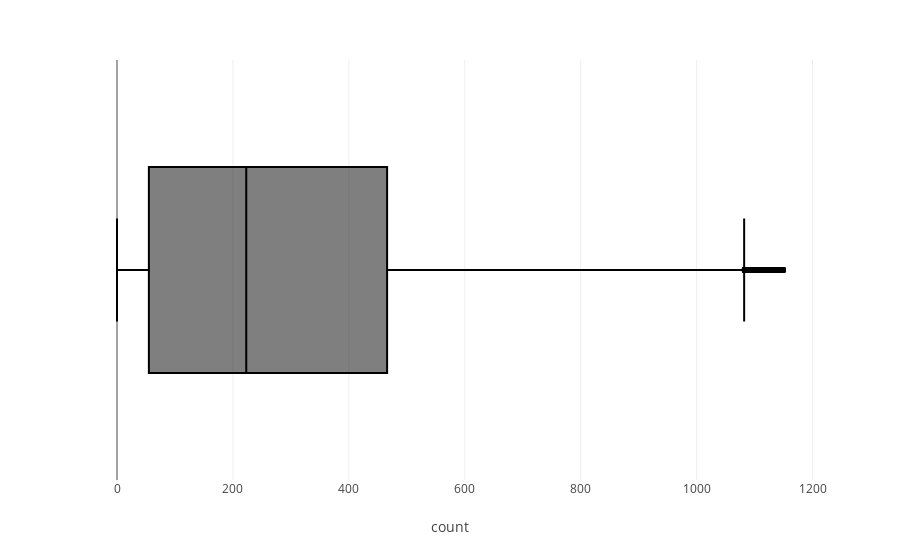
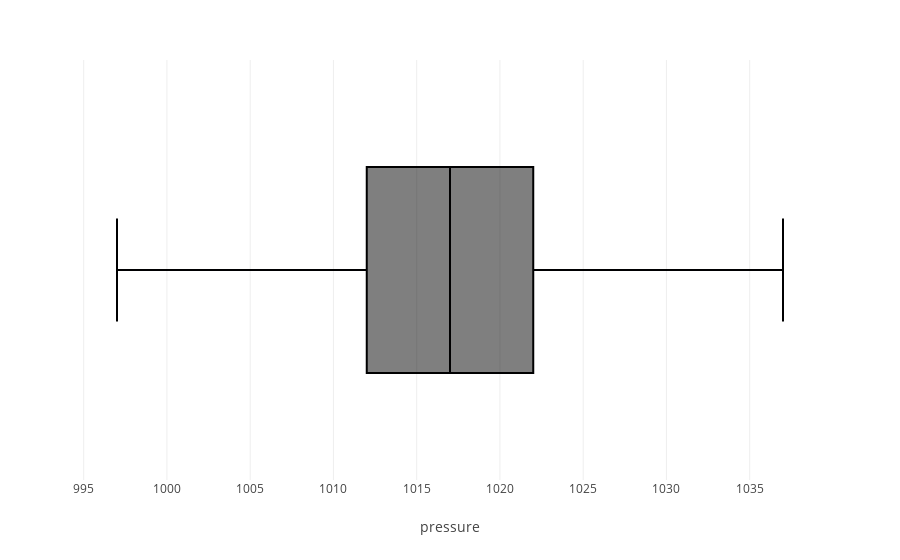
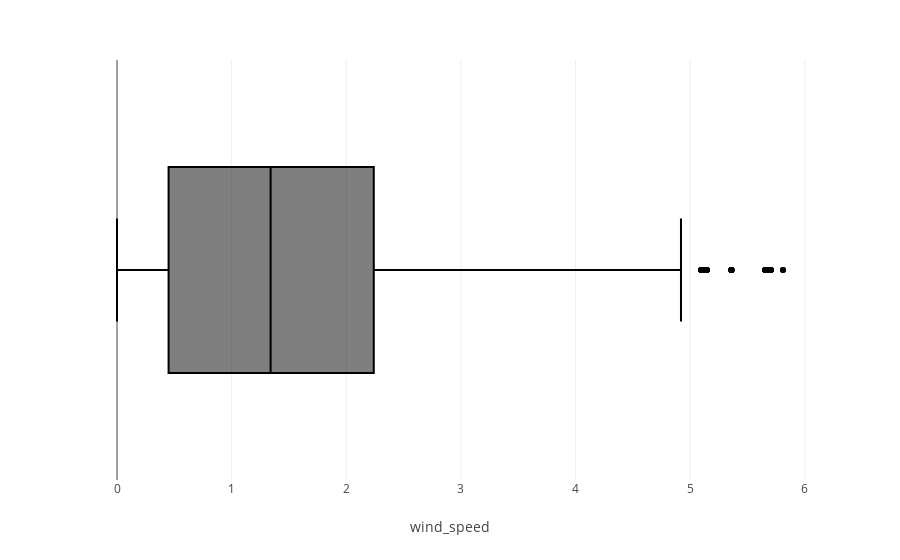

These figures' notebook cell, in order:
### Code cell
for i in ['count','pressure','wind_speed']:
    fig=px.box(data_frame=df,x=i)
    fig.show()

### Figure 1 — Plotly figure (JSON) as saved in the notebook; plotly's stock layout.template omitted (floating-point values rounded to 4 significant figures; data arrays with more than 128 entries replaced by an {"elided": "..."} marker saying what was removed)
{"data": [{"alignmentgroup": "True", "hovertemplate": "count=%{x}<extra></extra>", "legendgroup": "", "marker": {"color": "#000001"}, "name": "", "notched": false, "offsetgroup": "", "orientation": "h", "showlegend": false, "type": "box", "x": {"elided": "31026 int values"}, "x0": " ", "xaxis": "x", "y0": " ", "yaxis": "y"}], "layout": {"boxmode": "group", "legend": {"tracegroupgap": 0}, "margin": {"t": 60}, "xaxis": {"anchor": "y", "domain": [0, 1], "title": {"text": "count"}}, "yaxis": {"anchor": "x", "domain": [0, 1]}}}

### Figure 2 — Plotly figure (JSON) as saved in the notebook; plotly's stock layout.template omitted (floating-point values rounded to 4 significant figures; data arrays with more than 128 entries replaced by an {"elided": "..."} marker saying what was removed)
{"data": [{"alignmentgroup": "True", "hovertemplate": "pressure=%{x}<extra></extra>", "legendgroup": "", "marker": {"color": "#000001"}, "name": "", "notched": false, "offsetgroup": "", "orientation": "h", "showlegend": false, "type": "box", "x": {"elided": "31026 int values"}, "x0": " ", "xaxis": "x", "y0": " ", "yaxis": "y"}], "layout": {"boxmode": "group", "legend": {"tracegroupgap": 0}, "margin": {"t": 60}, "xaxis": {"anchor": "y", "domain": [0, 1], "title": {"text": "pressure"}}, "yaxis": {"anchor": "x", "domain": [0, 1]}}}

### Figure 3 — Plotly figure (JSON) as saved in the notebook; plotly's stock layout.template omitted (floating-point values rounded to 4 significant figures; data arrays with more than 128 entries replaced by an {"elided": "..."} marker saying what was removed)
{"data": [{"alignmentgroup": "True", "hovertemplate": "wind_speed=%{x}<extra></extra>", "legendgroup": "", "marker": {"color": "#000001"}, "name": "", "notched": false, "offsetgroup": "", "orientation": "h", "showlegend": false, "type": "box", "x": {"elided": "31026 float values"}, "x0": " ", "xaxis": "x", "y0": " ", "yaxis": "y"}], "layout": {"boxmode": "group", "legend": {"tracegroupgap": 0}, "margin": {"t": 60}, "xaxis": {"anchor": "y", "domain": [0, 1], "title": {"text": "wind_speed"}}, "yaxis": {"anchor": "x", "domain": [0, 1]}}}
